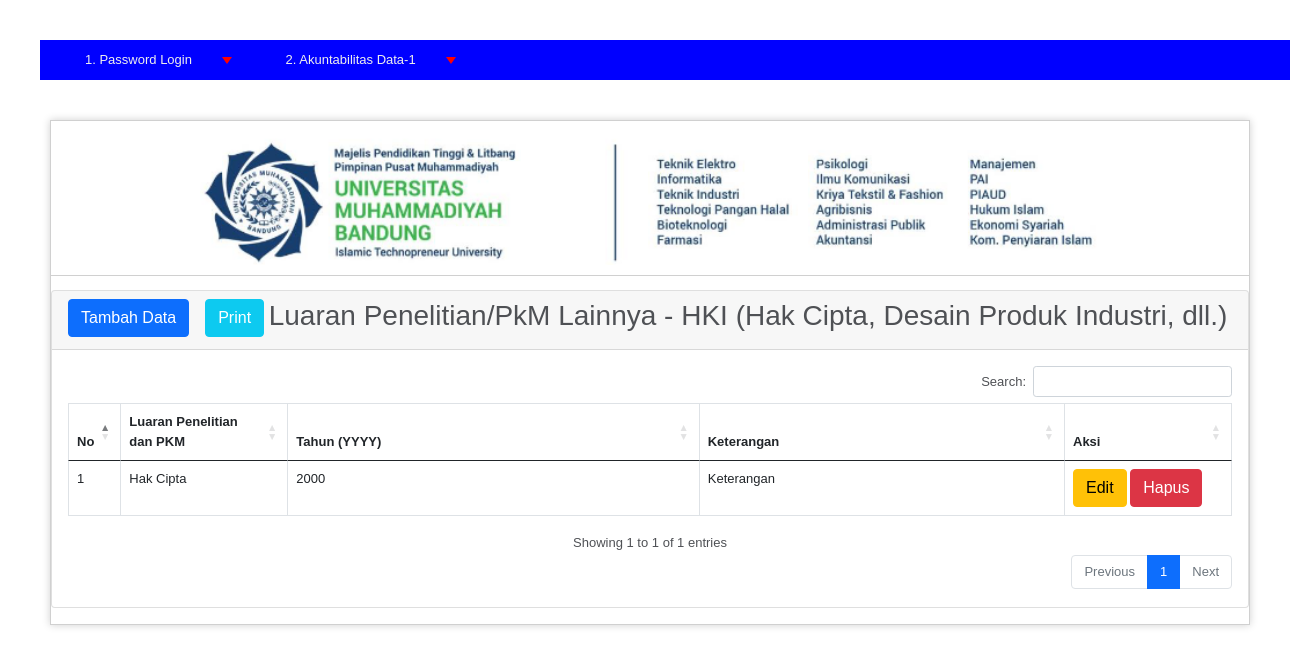
The app's page /index.php/C03_tb_3b72/index with its own data.
### application/controllers/C03_tb_3b72.php (called while the page is built, shortened)
<?php
class C03_tb_3b72 extends CI_Controller
{
    public function __construct()
    {
        $this->load->model("M03_tb_3b72");
        $this->load->library('form_validation');
    }
    public function index()
    {
        $data["tb_3b72"] = $this->M03_tb_3b72->getAll();
        $this->load->view("V03_tb-3b1_3b72/V03_tb_3b72_list", $data);
    }
}

### index.php (called while the page is built, shortened)
<?php
require_once BASEPATH.'core/CodeIgniter.php';

### application/models/M03_tb_3b72.php (called while the page is built, shortened)
<?php defined('BASEPATH') OR exit('No direct script access allowed');
class M03_tb_3b72 extends CI_Model
{
    private $_table = "tb-3b7-2";
    public function getAll()
    {
        return $this->db->get($this->_table)->result();
    }
}

### application/views/V03_tb-3b1_3b72/V03_tb_3b72_list.php (the view, shortened to what this page needs)
<!doctype html>
<html lang="en">
  <head>
    <link href="https://cdn.jsdelivr.net/npm/bootstrap@5.1.3/dist/css/bootstrap.min.css" rel="stylesheet">
    <link href="https://cdnjs.cloudflare.com/ajax/libs/twitter-bootstrap/5.0.1/css/bootstrap.min.css" rel="stylesheet">
    <link href="https://cdn.datatables.net/1.11.4/css/dataTables.bootstrap5.min.css" rel="stylesheet">
    <link href="https://cdn.datatables.net/buttons/2.2.2/css/buttons.dataTables.min.css" rel="stylesheet">
  </head>
  <body>
    <div class="card mb-3">
        <div class="card-header">
            <a href="<?php echo site_url('/C03_tb_3b72/add') ?>" class="btn btn-primary float-start">Tambah Data</a>
            <a href="<?php echo site_url('/C03_tb_3b72/print') ?>" target="_blank" href="#" class=" ms-3 btn btn-info text-white float-start">Print</a>
            <h3>Luaran Penelitian/PkM Lainnya - HKI (Hak Cipta, Desain Produk Industri, dll.)</h3>
        </div>
        <div class="card-body">
            <div class="table-responsive">
                <table class="table table-hover table-bordered" id="dataTable" width="100%" cellspacing="0">
                    <thead>
                        <tr>
                            <th>No</th>
                            <th>Luaran Penelitian dan PKM</th>
                            <th>Tahun (YYYY)</th>
                            <th>Keterangan</th>
                            <th>Aksi</th>
                        </tr>
                    </thead>
                    <tbody>
                        <?php
                            $no = 0;
                            foreach ($tb_3b72 as $data):
                                $no++;
                        ?>
                        <tr>
                            <td width="10">
                                <?php echo $no ?>
                            </td>
                            <td width="150">
                                <?php
                                 if($data->luaran_penelitian_dan_pkm==1){
                                     echo "Hak Cipta";
                                 }
                                ?>
                            </td>
                            <td>
                                <?php echo $data->tahun ?>
                            </td>
                            <td>
                                <?php echo $data->keterangan?>
                            </td>
                            <td width="150">
                                <a href="<?php echo site_url('/C03_tb_3b72/edit/'.$data->id) ?>"
                                    class="btn btn-small btn-warning"><i class="fas fa-edit"></i> Edit</a>
                                <button  onclick="deleteConfirm('<?php echo site_url('/C03_tb_3b72/delete/'.$data->id) ?>')"
                                    class="btn btn-small btn-danger"><i class="fas fa-trash"></i> Hapus</button>
                            </td>
                        </tr>
                        <?php endforeach; ?>
                    </tbody>
                </table>
            </div>
        </div>
    </div>
  </body>
</html>

### css/background_01.css (style rules this page uses)
body { background-color: #fff; margin: 40px; font: 13px/20px normal Helvetica, Arial, sans-serif; color: #4F5155; }

### records on screen
tb-3b7-2: luaran_penelitian_dan_pkm "Hak Cipta", tahun "2000", keterangan "Keterangan"
